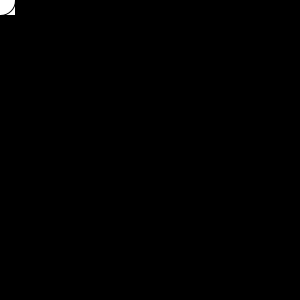
Frame 1 (no input)
Frame 60 (the mouse pressed at the canvas centre just before this capture): identical to frame 1, image omitted
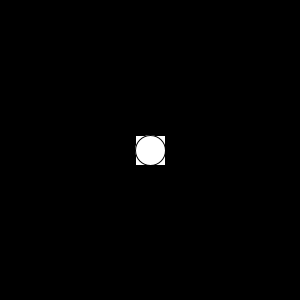
Frame 120 (the mouse held since frame 60 and released just before this capture)

The Processing sketch that drew these frames (run headless with seeded random() and noise(); from frame 60 on, the mouse is pressed at the canvas centre):

// Processing sketch: exercicio3
// ── exercicio3.pde
//exercicio 3
///Escreva um programa que desenha um círculo dentro de um quadrado onde
//quer que o mouse esteja. Caso o mouse se mova, as figuras devem se
//mover junto. Não devem deixar rastro.

void setup(){
  size(300,300);
}

void draw() {
  background(0);
  int tamanhoLado = 30;
  rect(mouseX-tamanhoLado/2, mouseY - tamanhoLado/2, tamanhoLado, tamanhoLado);
  ellipse(mouseX, mouseY, tamanhoLado, tamanhoLado);
}
